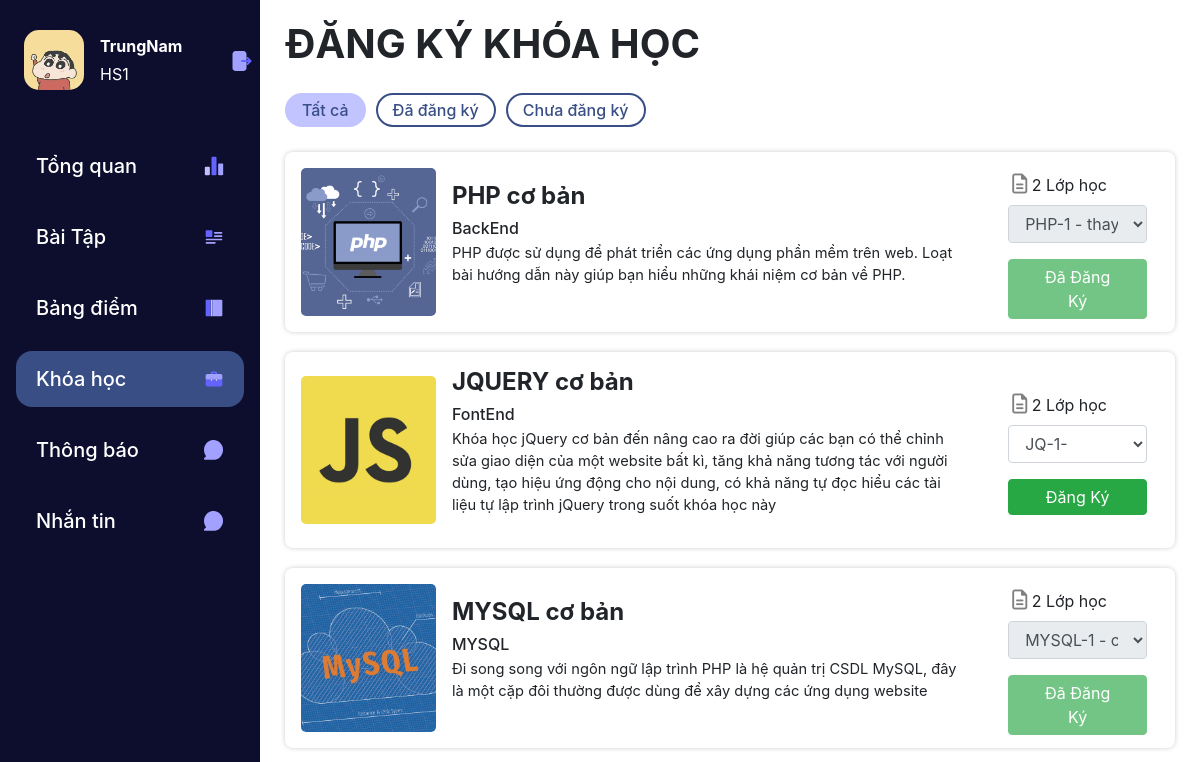
Screenshot of /sinhvien/index.php?act=dkkh (signed in) with the database file from the repository.
### tables this page shows
CREATE TABLE `khoahoc` (
  `id` int(11) NOT NULL,
  `tenkhoa` varchar(255) NOT NULL,
  `hinh` text NOT NULL,
  `mota` text NOT NULL,
  `chude` int(11) NOT NULL
);

CREATE TABLE `chude` (
  `id` int(11) NOT NULL,
  `tenchude` varchar(255) NOT NULL
);

CREATE TABLE `lop` (
  `id` int(11) NOT NULL,
  `tenlop` varchar(150) NOT NULL,
  `idkhoa` int(11) NOT NULL
);

### sinhvien/index.php (called while the page is built)
<?php
    require_once "../sinhvien/controllers/index.php";
?>

### system/conn.php (called while the page is built, shortened)
<?php
function ketnoidb()
{
    $servername = "localhost";
    $username = "root";
    $password = "";
    try {
        $conn = new PDO("mysql:host=$servername;dbname=duan1", $username, $password);
        $conn->setAttribute(PDO::ATTR_ERRMODE, PDO::ERRMODE_EXCEPTION);
        return $conn;
    } catch (PDOException $e) {
    }
}
function laydulieu($sql)   {
    $conn = ketnoidb();
    $result = $conn->query($sql);
    $row = $result->fetchAll(PDO::FETCH_ASSOC);
    return $row;
    }
function laymot($sql) {
        $conn = ketnoidb();
        $result = $conn->query($sql);
        $row = $result->fetch(PDO::FETCH_ASSOC);
        return $row;
    }
?>

### sinhvien/models/index.php (called while the page is built, shortened)
<?php
function khoahoc(){
    return laydulieu("SELECT * FROM khoahoc");
}
function lophoc($idkhoa){
    return laydulieu("SELECT * FROM lop WHERE idkhoa=$idkhoa");
}
function demlophoc($idkhoa){
    return laymot("SELECT count(*) as 'tong' FROM lop WHERE idkhoa=$idkhoa");
}
function xetkhoahoc($id,$idsv){
    return laymot("SELECT * FROM khoahoc INNER JOIN lop ON khoahoc.id=lop.idkhoa INNER JOIN sv_lop ON sv_lop.idlop=lop.id WHERE lop.idkhoa=$id AND sv_lop.idsv=$idsv GROUP BY sv_lop.idsv");
}
function gettenchude($cd){
    return laymot("SELECT * FROM chude WHERE id = $cd");
}
?>

### system/share.php (called while the page is built, shortened)
<?php
function showfile($text){
    return $GLOBALS['duongdan'].$text;
}
?>

### sinhvien/views/dkkh.php (the view)
<div class="header-box">
    <div class="tieude h1">ĐĂNG KÝ KHÓA HỌC</div>
    <div class="option-box">
        <a href="index.php?act=dkkh" class="<?= $all ?>">Tất cả</a>
        <a href="index.php?act=dkkh&ht=dadk" class="<?= $dadk ?>">Đã đăng ký</a>
        <a href="index.php?act=dkkh&ht=nodk" class="<?= $nodk ?>">Chưa đăng ký</a>
    </div>
</div>
<div class="khoahoc ">
    <table>
        <?php
           foreach ($khoahoc as $kh) {
               $idkhoa =$kh['id'];
               $tenchude = gettenchude($kh['chude']);
               $idsv = $_SESSION['iddn'];
               $checksv = xetkhoahoc($idkhoa, $idsv);
               $lophoc = lophoc($idkhoa);
               $demlh = demlophoc($idkhoa);
           ?>
                <tr class="boxkhoahoc ">
                    <td class="imagekh  p-3">
                        <img src="<?= showfile($kh['hinh']) ?>" onerror="erroimg(this)">
                    </td>
                    <td class="ttkhoahoc py-3 pr-5">
                        <p class="h4 title"><?= $kh['tenkhoa'] ?></p>
                        <p class="my-1 h6">
                            <?= $tenchude['tenchude'] ?></p>
                        <p class="mota">
                            <?= $kh['mota'] ?>
                        </p>
                    </td>
                    <td class="gia">
                       <p class="my-2 px-1"> <i class='far fa-file-alt' style='font-size:20px; color:gray'></i> <?= $demlh['tong'] ?> Lớp học</p>
                        <p>
                        <?php
                        if (is_array($checksv)) {
                           $gv = gvkhoahoc($checksv['idlop']); ?>
                               <select id="lophoc" class="form-control col-10" disabled>
                               <option><?= $checksv['tenlop'] ?> - <?= $gv['hoten'] ?></option>
                                <?php }else{ ?>
                                   <select id="lophoc" class="form-control col-10">
                                  <?php foreach ($lophoc as $lophoc) {
                                       $idgv = $lophoc['id'];
                                       $gv = gvkhoahoc($idgv);
                                       echo ' <option value="' . $lophoc['id'] . '">' . $lophoc['tenlop'] . '-' . $gv['hoten'] . '</option>';
                                   }} ?>
                            </select>
                        </p>
                        <?php if (is_array($checksv)) {?>
                           <button type="button" disabled class="btn btn-success col-10">Đã Đăng Ký</button>
                       <?php } else { ?>
                           <button type="button" class="btn btn-success dkkh col-10">Đăng Ký</button>
                       <?php }?>
                    </td>
                </tr>
        <?php }?>
    </table>
</div>

### sinhvien/views/css/style.css (style rules this page uses)
* { margin: 0; padding: 0; }
body { height: 100vh; }
.tieude { font-weight: bold !important; margin-bottom: 25px !important; }
.box-right .option-box { display: flex; flex-direction: row; margin-bottom: 25px; }
.box-right .option-box a { border: 2px solid #384E85; padding: 3px 15px; border-radius: 20px; margin-right: 10px; color: #384E85; font-weight: 500; transition: .2s; }
.box-right .option-box a.active, .box-right .option-box a:hover { background-color: #C1C4FF; border: 2px solid #C1C4FF; text-decoration: none; }
.khoahoc { margin-top: 20px; }
.boxkhoahoc { margin-bottom: 20px; float: left; width: 100%; box-shadow: 0px 0px 5px rgba(0, 0, 0, 0.2); border-radius: 8px; }
.imagekh { width: 15%; height: 180px; }
.imagekh img { width: 100%; height: 100%; border-radius: 5px; object-fit: cover; }
.ttkhoahoc { width: 50%; }
.ttkhoahoc .title { font-weight: bold; }
.gia { width: 15%; }
.gia .btn-success { padding: 5px 30px; }
.khoahoc .mota { font-size: 11pt; }

### system/css/stylelayout.css (style rules this page uses)
* { margin: 0; padding: 0; }
body { height: 100vh; }
.tieude { font-weight: bold !important; margin-bottom: 25px !important; }
.box-right .option-box { display: flex; flex-direction: row; margin-bottom: 25px; }
.box-right .option-box a { border: 2px solid #384E85; padding: 3px 15px; border-radius: 20px; margin-right: 10px; color: #384E85; font-weight: 500; transition: .2s; }
.box-right .option-box a.active, .box-right .option-box a:hover { background-color: #C1C4FF; border: 2px solid #C1C4FF; text-decoration: none; }
.khoahoc { margin-top: 20px; }
.boxkhoahoc { margin-bottom: 20px; float: left; width: 100%; box-shadow: 0px 0px 5px rgba(0, 0, 0, 0.2); border-radius: 8px; }
.imagekh { width: 15%; height: 180px; }
.imagekh img { width: 100%; height: 100%; border-radius: 5px; object-fit: cover; }
.ttkhoahoc { width: 50%; }
.ttkhoahoc .title { font-weight: bold; }
.gia { width: 15%; }
.gia .btn-success { padding: 5px 30px; }
.khoahoc .mota { font-size: 11pt; }

### rows the page displays
khoahoc: hinh (picture), tenkhoa "PHP cơ bản", chude.tenchude "BackEnd", mota "PHP được sử dụng để phát triển các ứng dụng phần mềm trên web. Loạt bài hướng dẫn này giúp bạn hiểu những khái niệm cơ bản về PHP.", tong "2", tenlop "PHP-1 - thaygiao", shows "Đã Đăng Ký"
khoahoc: hinh (picture), tenkhoa "JQUERY cơ bản", chude.tenchude "FontEnd", mota "Khóa học jQuery cơ bản đến nâng cao ra đời giúp các bạn có thể chỉnh sửa giao diện của một website bất kì, tăng khả năng tương tác với người dùng, tạo hiệu ứng động cho nội dung, có khả năng tự đọc hiểu các tài liệu tự lập trình jQuery trong suốt khóa học này", tong "2", shows "Đăng Ký"
khoahoc: hinh (picture), tenkhoa "MYSQL cơ bản", chude.tenchude "MYSQL", mota "Đi song song với ngôn ngữ lập trình PHP là hệ quản trị CSDL MySQL, đây là một cặp đôi thường được dùng để xây dựng các ứng dụng website", tong "2", tenlop "MYSQL-1 - cô giáo", shows "Đã Đăng Ký"

### other values shown
$_SESSION['tdn'] "TrungNam"
$_SESSION['iddn'] "1"
form field value "JQ-1-"
